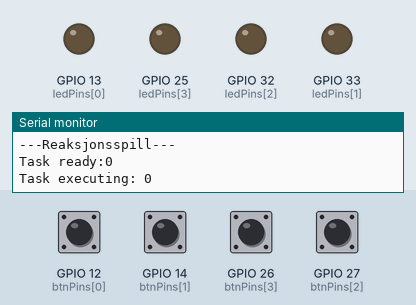
Simulated run of this sketch. Board: ESP32. On the bench: output pins drawn as LEDs (lit = HIGH), the last lines printed to the serial monitor. Dashed ring = blinking. The inputs (shaded band) are chosen by the test bench; at power-on: GPIO 12 (btnPins[0]), GPIO 14 (btnPins[1]), GPIO 26 (btnPins[3]), GPIO 27 (btnPins[2]) HIGH.

Above: at 1.2 s.
1.3 s: GPIO 12 (btnPins[0]) pulsed LOW 5 times (0.12 s each, 0.3 s apart)
At 1.75 s:
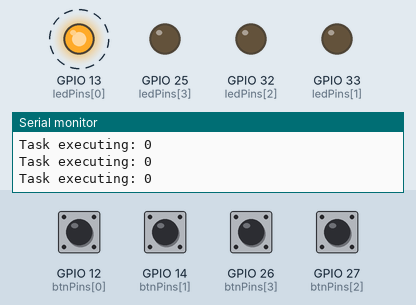
4.3 s: GPIO 12 (btnPins[0]) pulled LOW for 0.15 s
At 5.4 s:
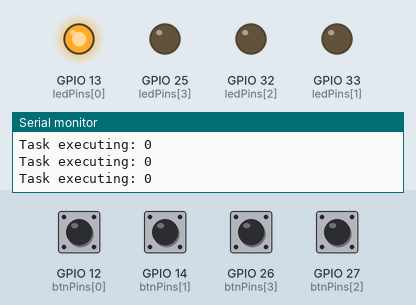
5.9 s: GPIO 12 (btnPins[0]) pulled LOW for 1 s
At 6.6 s:
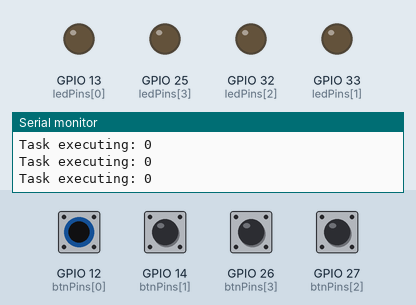
Timing chart, 0 to 8.9 s (numbered marks = the images above; inputs shaded):
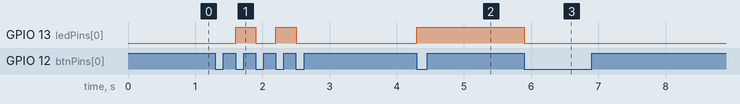

The sketch:

RTOS_D11.ino
```cpp
// Bruker kun kjerne 1 for demonstrasjon
#if CONFIG_FREERTOS_UNICORE
  static const BaseType_t app_cpu = 0;
#else
  static const BaseType_t app_cpu = 1;
#endif

int btnPins[] = {12, 14, 27, 26};
int ledPins[] = {13, 33, 32, 25};

/*
* Binær semafor for å sørge for at id-nummeret blir lageret i interactor-tasken.
* Dette brukes for å identifisere hvilken knapp som har blitt trykket inn.
*/
static SemaphoreHandle_t binSem;

/* Identifikator for interactor-oppgaven */
static TaskHandle_t interactorTask;

/*
* Avbruddsrutine for knappetrykk. Vekker den påkoblete interactorTask-tråden.
*/
void IRAM_ATTR ISR_BTN() {
  BaseType_t task_woken = pdFALSE;

  vTaskNotifyGiveFromISR(interactorTask, &task_woken);

  if (task_woken) {
    portYIELD_FROM_ISR();
  }
}

/*
* Interactor-oppgaven, som reagerer på knappetrykk og styrer en LED basert på dette. Laget for å kunne brukes for
* flere knappe-LED-par ved å ha en parameteriserbar ID.  En binær semafor brukes for å signalisere at IDen er lagret lokalt.
*/
void interactor(void *parameters) {
  uint8_t interactorId = *((uint8_t *)parameters);
  free(parameters);  // Frigjør én gang, med én gang

  int ledState = 0;

  Serial.print("Task ready:");
  Serial.println(interactorId);

  xSemaphoreGive(binSem);  // Signaler at ID er lagret

  while (1) {
    Serial.print("Task executing: ");
    Serial.println(interactorId);
    ulTaskNotifyTake(pdTRUE, portMAX_DELAY);
    digitalWrite(ledPins[interactorId], ledState);
    ledState = !ledState;
  }
  //free(parameters);
}


void setup() {
    Serial.begin(115200);
    Serial.println("---Reaksjonsspill---");

    char task_name[14];
    uint8_t *interactorId = (uint8_t *)malloc(sizeof(uint8_t));
    *interactorId = 0;

    binSem = xSemaphoreCreateBinary();

    pinMode(btnPins[0], INPUT_PULLUP);
    pinMode(ledPins[0], OUTPUT);
    pinMode(btnPins[1], INPUT_PULLUP);
    pinMode(ledPins[1], OUTPUT);
    pinMode(btnPins[2], INPUT_PULLUP);
    pinMode(ledPins[2], OUTPUT);
    pinMode(btnPins[3], INPUT_PULLUP);
    pinMode(ledPins[3], OUTPUT);

    attachInterrupt(btnPins[0], ISR_BTN, FALLING);
    attachInterrupt(btnPins[1], ISR_BTN, FALLING);
    attachInterrupt(btnPins[2], ISR_BTN, FALLING);
    attachInterrupt(btnPins[3], ISR_BTN, FALLING);

    sprintf(task_name, "Interactor %i", *interactorId);
    xTaskCreatePinnedToCore(interactor,
                            task_name,
                            4092,
                            (void *)interactorId,
                            1,
                            &interactorTask,
                            app_cpu);
    xSemaphoreTake(binSem, portMAX_DELAY);

}

void loop() {

}
```

Measured:
- after the input at 1.3 s, GPIO 13 (ledPins[0]): alternates HIGH for 0.30 s and LOW for 0.30 s, 4 changes in all, then stays LOW, starting after 0.30 s
- after the input at 4.3 s, GPIO 13 (ledPins[0]): LOW → HIGH at once
- after the input at 5.9 s, GPIO 13 (ledPins[0]): HIGH → LOW at once
